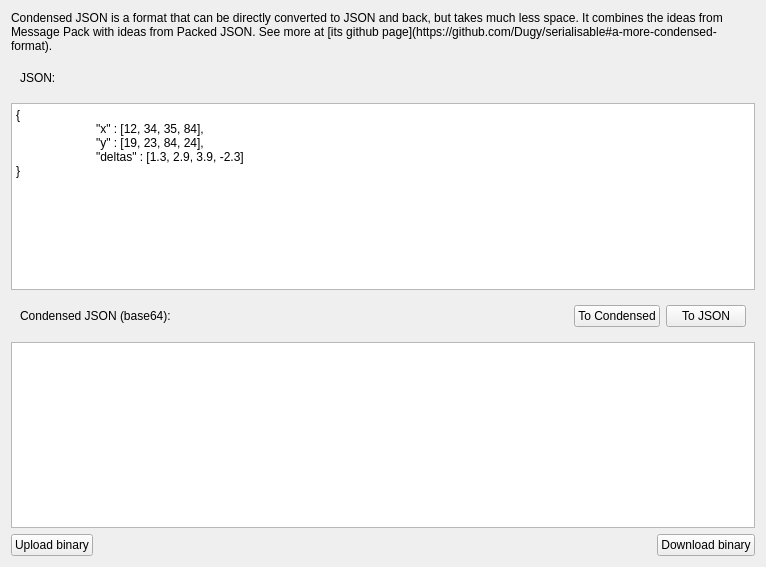
<?xml version="1.0" encoding="UTF-8"?>
<ui version="4.0">
 <class>CondensedJSON</class>
 <widget class="QWidget" name="CondensedJSON">
  <property name="geometry">
   <rect>
    <x>0</x>
    <y>0</y>
    <width>766</width>
    <height>567</height>
   </rect>
  </property>
  <property name="windowTitle">
   <string>Form</string>
  </property>
  <layout class="QVBoxLayout" name="verticalLayout" stretch="0,0,1,0,1,0">
   <item>
    <widget class="QLabel" name="comment">
     <property name="text">
      <string>Condensed JSON is a format that can be directly converted to JSON and back, but takes much less space. It combines the ideas from Message Pack with ideas from Packed JSON. See more at [its github page](https://github.com/Dugy/serialisable#a-more-condensed-format).</string>
     </property>
     <property name="textFormat">
      <enum>Qt::MarkdownText</enum>
     </property>
     <property name="wordWrap">
      <bool>true</bool>
     </property>
     <property name="openExternalLinks">
      <bool>true</bool>
     </property>
    </widget>
   </item>
   <item>
    <widget class="QWidget" name="jsonWidget" native="true">
     <layout class="QHBoxLayout" name="horizontalLayout_2">
      <item>
       <widget class="QLabel" name="jsonLabel">
        <property name="text">
         <string>JSON:</string>
        </property>
       </widget>
      </item>
      <item>
       <spacer name="jsonSpacer">
        <property name="orientation">
         <enum>Qt::Horizontal</enum>
        </property>
        <property name="sizeHint" stdset="0">
         <size>
          <width>40</width>
          <height>20</height>
         </size>
        </property>
       </spacer>
      </item>
     </layout>
    </widget>
   </item>
   <item>
    <widget class="QPlainTextEdit" name="json">
     <property name="plainText">
      <string>{
	&quot;x&quot; : [12, 34, 35, 84],
	&quot;y&quot; : [19, 23, 84, 24],
	&quot;deltas&quot; : [1.3, 2.9, 3.9, -2.3]
}</string>
     </property>
    </widget>
   </item>
   <item>
    <widget class="QWidget" name="translationWidget" native="true">
     <layout class="QHBoxLayout" name="horizontalLayout_3">
      <item>
       <widget class="QLabel" name="condensedLabel">
        <property name="text">
         <string>Condensed JSON (base64):</string>
        </property>
       </widget>
      </item>
      <item>
       <spacer name="translateSpacer">
        <property name="orientation">
         <enum>Qt::Horizontal</enum>
        </property>
        <property name="sizeHint" stdset="0">
         <size>
          <width>745</width>
          <height>20</height>
         </size>
        </property>
       </spacer>
      </item>
      <item>
       <widget class="QPushButton" name="toCondensedButton">
        <property name="text">
         <string>To Condensed</string>
        </property>
       </widget>
      </item>
      <item>
       <widget class="QPushButton" name="jsonButton">
        <property name="text">
         <string>To JSON</string>
        </property>
       </widget>
      </item>
     </layout>
    </widget>
   </item>
   <item>
    <widget class="QPlainTextEdit" name="condensed"/>
   </item>
   <item>
    <layout class="QHBoxLayout" name="horizontalLayout_4">
     <property name="topMargin">
      <number>0</number>
     </property>
     <item>
      <widget class="QPushButton" name="uploadBinary">
       <property name="text">
        <string>Upload binary</string>
       </property>
      </widget>
     </item>
     <item>
      <spacer name="horizontalSpacer">
       <property name="orientation">
        <enum>Qt::Horizontal</enum>
       </property>
       <property name="sizeHint" stdset="0">
        <size>
         <width>40</width>
         <height>20</height>
        </size>
       </property>
      </spacer>
     </item>
     <item>
      <widget class="QPushButton" name="downloadBinary">
       <property name="text">
        <string>Download binary</string>
       </property>
      </widget>
     </item>
    </layout>
   </item>
  </layout>
 </widget>
 <resources/>
 <connections/>
</ui>
